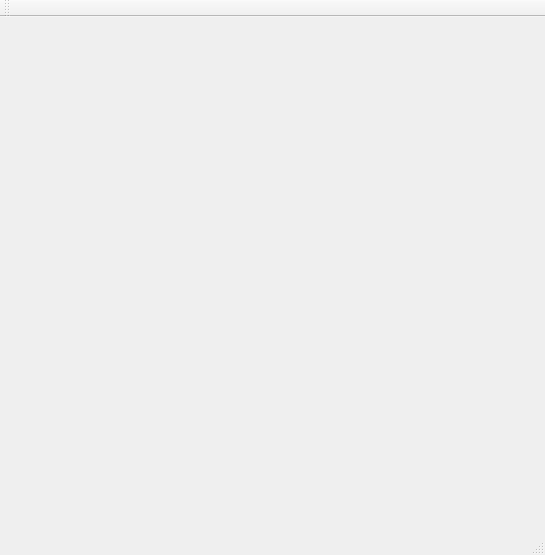
<?xml version="1.0" encoding="UTF-8"?>
<ui version="4.0">
 <class>MainWindow</class>
 <widget class="QMainWindow" name="MainWindow">
  <property name="geometry">
   <rect>
    <x>0</x>
    <y>0</y>
    <width>545</width>
    <height>555</height>
   </rect>
  </property>
  <property name="windowTitle">
   <string>MainWindow</string>
  </property>
  <widget class="QWidget" name="centralWidget"/>
  <widget class="QMenuBar" name="menuBar">
   <property name="geometry">
    <rect>
     <x>0</x>
     <y>0</y>
     <width>545</width>
     <height>22</height>
    </rect>
   </property>
  </widget>
  <widget class="QToolBar" name="mainToolBar">
   <attribute name="toolBarArea">
    <enum>TopToolBarArea</enum>
   </attribute>
   <attribute name="toolBarBreak">
    <bool>false</bool>
   </attribute>
  </widget>
  <widget class="QStatusBar" name="statusBar"/>
 </widget>
 <layoutdefault spacing="6" margin="11"/>
 <resources/>
 <connections/>
</ui>
